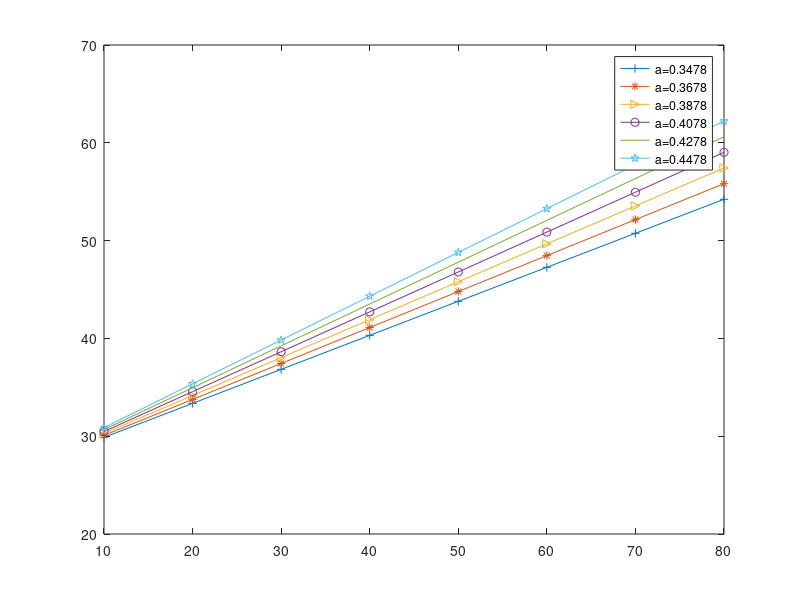

Recreate this plot in MATLAB.
x1=10:10:80;
y1=27.1087+0.3645*x1
y2=27.1087+0.3845*x1
y3=27.1087+0.4045*x1
y4=27.1087+0.4245*x1
y5=27.1087+0.4445*x1
y6=27.1087+0.4645*x1
a5=y6-y5
a4=y5-y4
a3=y4-y3
a2=y3-y2
a1=y2-y1
x2=10:10:80;
y1=26.40173+0.3478*x2
y2=26.40173+0.3678*x2
y3=26.40173+0.3878*x2
y4=26.40173+0.4078*x2
y5=26.40173+0.4278*x2
y6=26.40173+0.4478*x2
plot(x2,y1,'-+',x2,y2,'-*',x2,y3,'->',x2,y4,'-o',x2,y5,'-',x2,y6,'-p')
% gtext('a=0.3478')
% gtext('a=0.3678')
% gtext('a=0.3878')
% gtext('a=0.4078')
% gtext('a=0.4278')
% gtext('a=0.4478')
a5=y6-y5
a4=y5-y4
a3=y4-y3
a2=y3-y2
a1=y2-y1
legend('a=0.3478','a=0.3678','a=0.3878','a=0.4078','a=0.4278','a=0.4478')